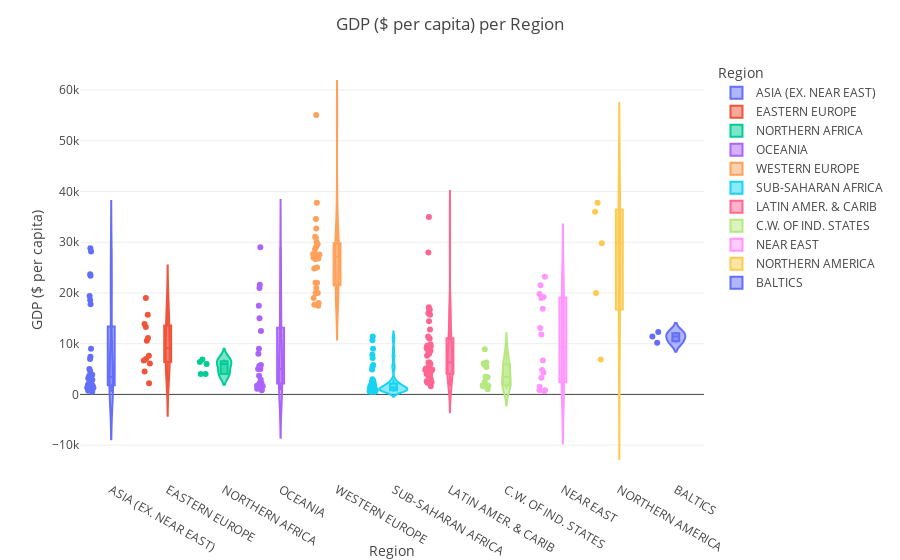
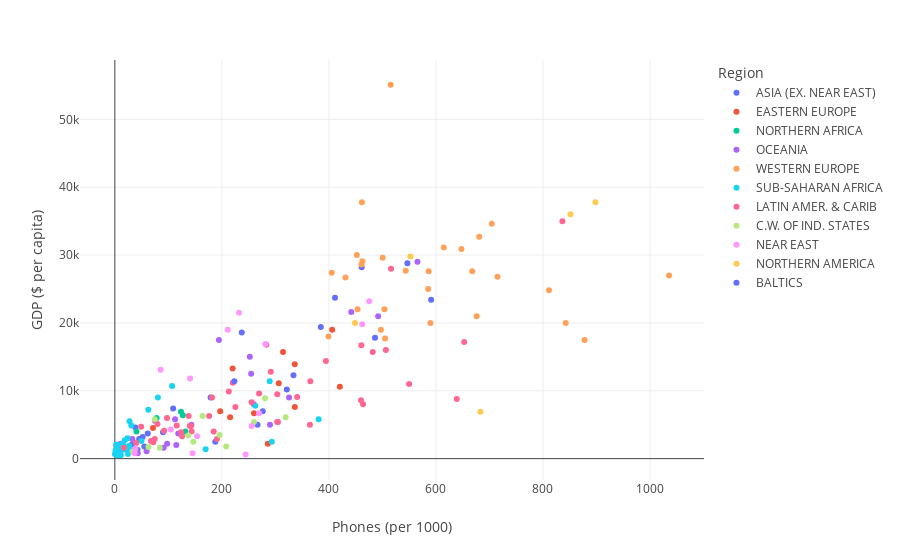
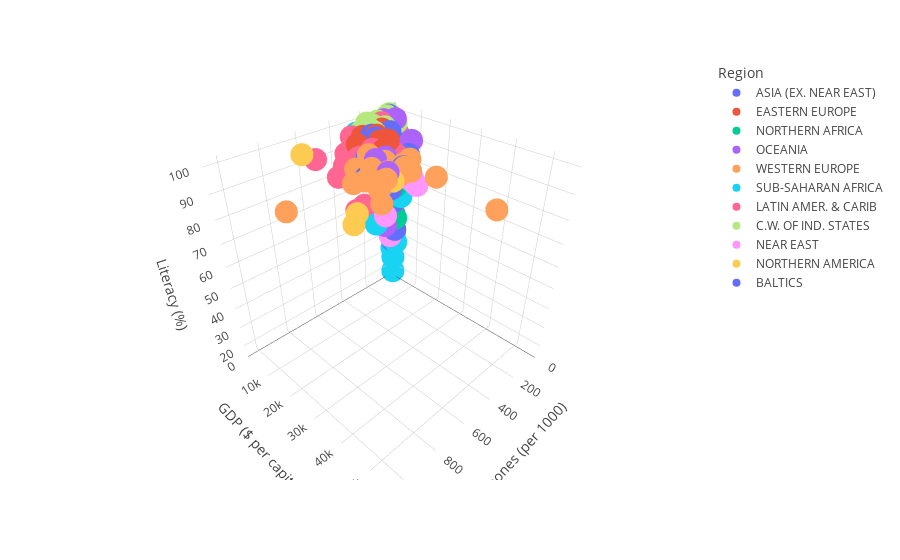

The cell these charts' notebook holds for them, in order:
### Code cell
CountryPlots.violin(CD.countries).show()
CountryPlots.scatter(CD.countries).show()
CountryPlots.scatter_3d(CD.countries).show()

### Figure 1 — Plotly figure (JSON) as saved in the notebook; plotly's stock layout.template omitted (floating-point values rounded to 4 significant figures; data arrays with more than 128 entries replaced by an {"elided": "..."} marker saying what was removed)
{"data": [{"alignmentgroup": "True", "box": {"visible": true}, "customdata": {"elided": "28x19 mixed values"}, "hovertemplate": "Region=%{x}<br>GDP ($ per capita)=%{y}<br>Country=%{customdata[0]}<br>Population=%{customdata[1]}<br>Area (sq. mi.)=%{customdata[2]}<br>Pop. Density (per sq. mi.)=%{customdata[3]}<br>Coastline (coast/area ratio)=%{customdata[4]}<br>Net migration=%{customdata[5]}<br>Infant mortality (per 1000 births)=%{customdata[6]}<br>Literacy (%)=%{customdata[7]}<br>Phones (per 1000)=%{customdata[8]}<br>Arable (%)=%{customdata[9]}<br>Crops (%)=%{customdata[10]}<br>Other (%)=%{customdata[11]}<br>Climate=%{customdata[12]}<br>Birthrate=%{customdata[13]}<br>Deathrate=%{customdata[14]}<br>Agriculture=%{customdata[15]}<br>Industry=%{customdata[16]}<br>Service=%{customdata[17]}<br>Region_Encode=%{customdata[18]}<extra></extra>", "legendgroup": "ASIA (EX. NEAR EAST)", "marker": {"color": "#636efa"}, "name": "ASIA (EX. NEAR EAST)", "offsetgroup": "ASIA (EX. NEAR EAST)", "orientation": "v", "points": "all", "scalegroup": "True", "showlegend": true, "type": "violin", "x": ["ASIA (EX. NEAR EAST)", "ASIA (EX. NEAR EAST)", "ASIA (EX. NEAR EAST)", "ASIA (EX. NEAR EAST)", "ASIA (EX. NEAR EAST)", "ASIA (EX. NEAR EAST)", "ASIA (EX. NEAR EAST)", "ASIA (EX. NEAR EAST)", "ASIA (EX. NEAR EAST)", "ASIA (EX. NEAR EAST)", "ASIA (EX. NEAR EAST)", "ASIA (EX. NEAR EAST)", "ASIA (EX. NEAR EAST)", "ASIA (EX. NEAR EAST)", "ASIA (EX. NEAR EAST)", "ASIA (EX. NEAR EAST)", "ASIA (EX. NEAR EAST)", "ASIA (EX. NEAR EAST)", "ASIA (EX. NEAR EAST)", "ASIA (EX. NEAR EAST)", "ASIA (EX. NEAR EAST)", "ASIA (EX. NEAR EAST)", "ASIA (EX. NEAR EAST)", "ASIA (EX. NEAR EAST)", "ASIA (EX. NEAR EAST)", "ASIA (EX. NEAR EAST)", "ASIA (EX. NEAR EAST)", "ASIA (EX. NEAR EAST)"], "x0": " ", "xaxis": "x", "y": [700, 1900, 1300, 18600, 1800, 1900, 5000, 500, 28800, 2900, 3200, 7000, 28200, 1300, 17800, 1700, 19400, 9000, 3900, 1800, 1400, 2100, 4600, 23700, 3700, 23400, 7400, 2500], "y0": " ", "yaxis": "y"}, {"alignmentgroup": "True", "box": {"visible": true}, "customdata": {"elided": "12x19 mixed values"}, "hovertemplate": "Region=%{x}<br>GDP ($ per capita)=%{y}<br>Country=%{customdata[0]}<br>Population=%{customdata[1]}<br>Area (sq. mi.)=%{customdata[2]}<br>Pop. Density (per sq. mi.)=%{customdata[3]}<br>Coastline (coast/area ratio)=%{customdata[4]}<br>Net migration=%{customdata[5]}<br>Infant mortality (per 1000 births)=%{customdata[6]}<br>Literacy (%)=%{customdata[7]}<br>Phones (per 1000)=%{customdata[8]}<br>Arable (%)=%{customdata[9]}<br>Crops (%)=%{customdata[10]}<br>Other (%)=%{customdata[11]}<br>Climate=%{customdata[12]}<br>Birthrate=%{customdata[13]}<br>Deathrate=%{customdata[14]}<br>Agriculture=%{customdata[15]}<br>Industry=%{customdata[16]}<br>Service=%{customdata[17]}<br>Region_Encode=%{customdata[18]}<extra></extra>", "legendgroup": "EASTERN EUROPE", "marker": {"color": "#EF553B"}, "name": "EASTERN EUROPE", "offsetgroup": "EASTERN EUROPE", "orientation": "v", "points": "all", "scalegroup": "True", "showlegend": true, "type": "violin", "x": ["EASTERN EUROPE", "EASTERN EUROPE", "EASTERN EUROPE", "EASTERN EUROPE", "EASTERN EUROPE", "EASTERN EUROPE", "EASTERN EUROPE", "EASTERN EUROPE", "EASTERN EUROPE", "EASTERN EUROPE", "EASTERN EUROPE", "EASTERN EUROPE"], "x0": " ", "xaxis": "x", "y": [4500, 6100, 7600, 10600, 15700, 13900, 6700, 11100, 7000, 2200, 13300, 19000], "y0": " ", "yaxis": "y"}, {"alignmentgroup": "True", "box": {"visible": true}, "customdata": [["Algeria", 32930091, 2381740, 13.8, 0.04, -0.39, 31, 70, 78.1, 3.22, 0.25, 96.53, 1, 17.14, 4.61, 0.101, 0.6, 0.298, 2], ["Egypt", 78887007, 1001450, 78.8, 0.24, -0.22, 32.59, 57.7, 131.8, 2.87, 0.48, 96.65, 1, 22.94, 5.23, 0.149, 0.357, 0.493, 2], ["Libya", 5900754, 1759540, 3.4, 0.1, 0, 24.6, 82.6, 127.1, 1.03, 0.19, 98.78, null, 26.49, 3.48, 0.076, 0.499, 0.425, 2], ["Morocco", 33241259, 446550, 74.4, 0.41, -0.98, 41.62, 51.7, 40.4, 19.61, 2.17, 78.22, null, 21.98, 5.58, 0.217, 0.357, 0.426, 2], ["Tunisia", 10175014, 163610, 62.2, 0.7, -0.57, 24.77, 74.2, 123.6, 17.86, 13.74, 68.4, 3, 15.52, 5.13, 0.132, 0.318, 0.55, 2], ["Western Sahara", 273008, 266000, 1, 0.42, null, null, null, null, 0.02, 0, 99.98, 1, null, null, null, null, 0.4, 2]], "hovertemplate": "Region=%{x}<br>GDP ($ per capita)=%{y}<br>Country=%{customdata[0]}<br>Population=%{customdata[1]}<br>Area (sq. mi.)=%{customdata[2]}<br>Pop. Density (per sq. mi.)=%{customdata[3]}<br>Coastline (coast/area ratio)=%{customdata[4]}<br>Net migration=%{customdata[5]}<br>Infant mortality (per 1000 births)=%{customdata[6]}<br>Literacy (%)=%{customdata[7]}<br>Phones (per 1000)=%{customdata[8]}<br>Arable (%)=%{customdata[9]}<br>Crops (%)=%{customdata[10]}<br>Other (%)=%{customdata[11]}<br>Climate=%{customdata[12]}<br>Birthrate=%{customdata[13]}<br>Deathrate=%{customdata[14]}<br>Agriculture=%{customdata[15]}<br>Industry=%{customdata[16]}<br>Service=%{customdata[17]}<br>Region_Encode=%{customdata[18]}<extra></extra>", "legendgroup": "NORTHERN AFRICA", "marker": {"color": "#00cc96"}, "name": "NORTHERN AFRICA", "offsetgroup": "NORTHERN AFRICA", "orientation": "v", "points": "all", "scalegroup": "True", "showlegend": true, "type": "violin", "x": ["NORTHERN AFRICA", "NORTHERN AFRICA", "NORTHERN AFRICA", "NORTHERN AFRICA", "NORTHERN AFRICA", "NORTHERN AFRICA"], "x0": " ", "xaxis": "x", "y": [6000, 4000, 6400, 4000, 6900, null], "y0": " ", "yaxis": "y"}, {"alignmentgroup": "True", "box": {"visible": true}, "customdata": {"elided": "21x19 mixed values"}, "hovertemplate": "Region=%{x}<br>GDP ($ per capita)=%{y}<br>Country=%{customdata[0]}<br>Population=%{customdata[1]}<br>Area (sq. mi.)=%{customdata[2]}<br>Pop. Density (per sq. mi.)=%{customdata[3]}<br>Coastline (coast/area ratio)=%{customdata[4]}<br>Net migration=%{customdata[5]}<br>Infant mortality (per 1000 births)=%{customdata[6]}<br>Literacy (%)=%{customdata[7]}<br>Phones (per 1000)=%{customdata[8]}<br>Arable (%)=%{customdata[9]}<br>Crops (%)=%{customdata[10]}<br>Other (%)=%{customdata[11]}<br>Climate=%{customdata[12]}<br>Birthrate=%{customdata[13]}<br>Deathrate=%{customdata[14]}<br>Agriculture=%{customdata[15]}<br>Industry=%{customdata[16]}<br>Service=%{customdata[17]}<br>Region_Encode=%{customdata[18]}<extra></extra>", "legendgroup": "OCEANIA", "marker": {"color": "#ab63fa"}, "name": "OCEANIA", "offsetgroup": "OCEANIA", "orientation": "v", "points": "all", "scalegroup": "True", "showlegend": true, "type": "violin", "x": ["OCEANIA", "OCEANIA", "OCEANIA", "OCEANIA", "OCEANIA", "OCEANIA", "OCEANIA", "OCEANIA", "OCEANIA", "OCEANIA", "OCEANIA", "OCEANIA", "OCEANIA", "OCEANIA", "OCEANIA", "OCEANIA", "OCEANIA", "OCEANIA", "OCEANIA", "OCEANIA", "OCEANIA"], "x0": " ", "xaxis": "x", "y": [8000, 29000, 5000, 5800, 17500, 21000, 800, 1600, 2000, 5000, 15000, 21600, 12500, 9000, 2200, 5600, 1700, 2200, 1100, 2900, 3700], "y0": " ", "yaxis": "y"}, {"alignmentgroup": "True", "box": {"visible": true}, "customdata": {"elided": "28x19 mixed values"}, "hovertemplate": "Region=%{x}<br>GDP ($ per capita)=%{y}<br>Country=%{customdata[0]}<br>Population=%{customdata[1]}<br>Area (sq. mi.)=%{customdata[2]}<br>Pop. Density (per sq. mi.)=%{customdata[3]}<br>Coastline (coast/area ratio)=%{customdata[4]}<br>Net migration=%{customdata[5]}<br>Infant mortality (per 1000 births)=%{customdata[6]}<br>Literacy (%)=%{customdata[7]}<br>Phones (per 1000)=%{customdata[8]}<br>Arable (%)=%{customdata[9]}<br>Crops (%)=%{customdata[10]}<br>Other (%)=%{customdata[11]}<br>Climate=%{customdata[12]}<br>Birthrate=%{customdata[13]}<br>Deathrate=%{customdata[14]}<br>Agriculture=%{customdata[15]}<br>Industry=%{customdata[16]}<br>Service=%{customdata[17]}<br>Region_Encode=%{customdata[18]}<extra></extra>", "legendgroup": "WESTERN EUROPE", "marker": {"color": "#FFA15A"}, "name": "WESTERN EUROPE", "offsetgroup": "WESTERN EUROPE", "orientation": "v", "points": "all", "scalegroup": "True", "showlegend": true, "type": "violin", "x": ["WESTERN EUROPE", "WESTERN EUROPE", "WESTERN EUROPE", "WESTERN EUROPE", "WESTERN EUROPE", "WESTERN EUROPE", "WESTERN EUROPE", "WESTERN EUROPE", "WESTERN EUROPE", "WESTERN EUROPE", "WESTERN EUROPE", "WESTERN EUROPE", "WESTERN EUROPE", "WESTERN EUROPE", "WESTERN EUROPE", "WESTERN EUROPE", "WESTERN EUROPE", "WESTERN EUROPE", "WESTERN EUROPE", "WESTERN EUROPE", "WESTERN EUROPE", "WESTERN EUROPE", "WESTERN EUROPE", "WESTERN EUROPE", "WESTERN EUROPE", "WESTERN EUROPE", "WESTERN EUROPE", "WESTERN EUROPE"], "x0": " ", "xaxis": "x", "y": [19000, 30000, 29100, 31100, 22000, 27400, 27600, 27600, 17500, 20000, 20000, 30900, 29600, 21000, 26700, 24800, 25000, 55100, 17700, 27000, 28600, 37800, 18000, 34600, 22000, 26800, 32700, 27700], "y0": " ", "yaxis": "y"}, {"alignmentgroup": "True", "box": {"visible": true}, "customdata": {"elided": "51x19 mixed values"}, "hovertemplate": "Region=%{x}<br>GDP ($ per capita)=%{y}<br>Country=%{customdata[0]}<br>Population=%{customdata[1]}<br>Area (sq. mi.)=%{customdata[2]}<br>Pop. Density (per sq. mi.)=%{customdata[3]}<br>Coastline (coast/area ratio)=%{customdata[4]}<br>Net migration=%{customdata[5]}<br>Infant mortality (per 1000 births)=%{customdata[6]}<br>Literacy (%)=%{customdata[7]}<br>Phones (per 1000)=%{customdata[8]}<br>Arable (%)=%{customdata[9]}<br>Crops (%)=%{customdata[10]}<br>Other (%)=%{customdata[11]}<br>Climate=%{customdata[12]}<br>Birthrate=%{customdata[13]}<br>Deathrate=%{customdata[14]}<br>Agriculture=%{customdata[15]}<br>Industry=%{customdata[16]}<br>Service=%{customdata[17]}<br>Region_Encode=%{customdata[18]}<extra></extra>", "legendgroup": "SUB-SAHARAN AFRICA", "marker": {"color": "#19d3f3"}, "name": "SUB-SAHARAN AFRICA", "offsetgroup": "SUB-SAHARAN AFRICA", "orientation": "v", "points": "all", "scalegroup": "True", "showlegend": true, "type": "violin", "x": ["SUB-SAHARAN AFRICA", "SUB-SAHARAN AFRICA", "SUB-SAHARAN AFRICA", "SUB-SAHARAN AFRICA", "SUB-SAHARAN AFRICA", "SUB-SAHARAN AFRICA", "SUB-SAHARAN AFRICA", "SUB-SAHARAN AFRICA", "SUB-SAHARAN AFRICA", "SUB-SAHARAN AFRICA", "SUB-SAHARAN AFRICA", "SUB-SAHARAN AFRICA", "SUB-SAHARAN AFRICA", "SUB-SAHARAN AFRICA", "SUB-SAHARAN AFRICA", "SUB-SAHARAN AFRICA", "SUB-SAHARAN AFRICA", "SUB-SAHARAN AFRICA", "SUB-SAHARAN AFRICA", "SUB-SAHARAN AFRICA", "SUB-SAHARAN AFRICA", "SUB-SAHARAN AFRICA", "SUB-SAHARAN AFRICA", "SUB-SAHARAN AFRICA", "SUB-SAHARAN AFRICA", "SUB-SAHARAN AFRICA", "SUB-SAHARAN AFRICA", "SUB-SAHARAN AFRICA", "SUB-SAHARAN AFRICA", "SUB-SAHARAN AFRICA", "SUB-SAHARAN AFRICA", "SUB-SAHARAN AFRICA", "SUB-SAHARAN AFRICA", "SUB-SAHARAN AFRICA", "SUB-SAHARAN AFRICA", "SUB-SAHARAN AFRICA", "SUB-SAHARAN AFRICA", "SUB-SAHARAN AFRICA", "SUB-SAHARAN AFRICA", "SUB-SAHARAN AFRICA", "SUB-SAHARAN AFRICA", "SUB-SAHARAN AFRICA", "SUB-SAHARAN AFRICA", "SUB-SAHARAN AFRICA", "SUB-SAHARAN AFRICA", "SUB-SAHARAN AFRICA", "SUB-SAHARAN AFRICA", "SUB-SAHARAN AFRICA", "SUB-SAHARAN AFRICA", "SUB-SAHARAN AFRICA", "SUB-SAHARAN AFRICA"], "x0": " ", "xaxis": "x", "y": [1900, 1100, 9000, 1100, 600, 1800, 1400, 1100, 1200, 700, 700, 700, 1400, 1300, 2700, 700, 700, 5500, 1700, 2200, 2100, 800, 1000, 3000, 1000, 800, 600, 900, 1800, 11400, 2600, 1200, 7200, 800, 900, 5800, 1300, 2500, 1200, 1600, 7800, 500, 500, 10700, 1900, 4900, 600, 1500, 1400, 800, 1900], "y0": " ", "yaxis": "y"}, {"alignmentgroup": "True", "box": {"visible": true}, "customdata": {"elided": "45x19 mixed values"}, "hovertemplate": "Region=%{x}<br>GDP ($ per capita)=%{y}<br>Country=%{customdata[0]}<br>Population=%{customdata[1]}<br>Area (sq. mi.)=%{customdata[2]}<br>Pop. Density (per sq. mi.)=%{customdata[3]}<br>Coastline (coast/area ratio)=%{customdata[4]}<br>Net migration=%{customdata[5]}<br>Infant mortality (per 1000 births)=%{customdata[6]}<br>Literacy (%)=%{customdata[7]}<br>Phones (per 1000)=%{customdata[8]}<br>Arable (%)=%{customdata[9]}<br>Crops (%)=%{customdata[10]}<br>Other (%)=%{customdata[11]}<br>Climate=%{customdata[12]}<br>Birthrate=%{customdata[13]}<br>Deathrate=%{customdata[14]}<br>Agriculture=%{customdata[15]}<br>Industry=%{customdata[16]}<br>Service=%{customdata[17]}<br>Region_Encode=%{customdata[18]}<extra></extra>", "legendgroup": "LATIN AMER. & CARIB", "marker": {"color": "#FF6692"}, "name": "LATIN AMER. & CARIB", "offsetgroup": "LATIN AMER. & CARIB", "orientation": "v", "points": "all", "scalegroup": "True", "showlegend": true, "type": "violin", "x": ["LATIN AMER. & CARIB", "LATIN AMER. & CARIB", "LATIN AMER. & CARIB", "LATIN AMER. & CARIB", "LATIN AMER. & CARIB", "LATIN AMER. & CARIB", "LATIN AMER. & CARIB", "LATIN AMER. & CARIB", "LATIN AMER. & CARIB", "LATIN AMER. & CARIB", "LATIN AMER. & CARIB", "LATIN AMER. & CARIB", "LATIN AMER. & CARIB", "LATIN AMER. & CARIB", "LATIN AMER. & CARIB", "LATIN AMER. & CARIB", "LATIN AMER. & CARIB", "LATIN AMER. & CARIB", "LATIN AMER. & CARIB", "LATIN AMER. & CARIB", "LATIN AMER. & CARIB", "LATIN AMER. & CARIB", "LATIN AMER. & CARIB", "LATIN AMER. & CARIB", "LATIN AMER. & CARIB", "LATIN AMER. & CARIB", "LATIN AMER. & CARIB", "LATIN AMER. & CARIB", "LATIN AMER. & CARIB", "LATIN AMER. & CARIB", "LATIN AMER. & CARIB", "LATIN AMER. & CARIB", "LATIN AMER. & CARIB", "LATIN AMER. & CARIB", "LATIN AMER. & CARIB", "LATIN AMER. & CARIB", "LATIN AMER. & CARIB", "LATIN AMER. & CARIB", "LATIN AMER. & CARIB", "LATIN AMER. & CARIB", "LATIN AMER. & CARIB", "LATIN AMER. & CARIB", "LATIN AMER. & CARIB", "LATIN AMER. & CARIB", "LATIN AMER. & CARIB"], "x0": " ", "xaxis": "x", "y": [8600, 11000, 11200, 28000, 16700, 15700, 4900, 2400, 7600, 16000, 35000, 9900, 6300, 9100, 2900, 5400, 6000, 3300, 4800, 8300, 5000, 8000, 4100, 4000, 1600, 2600, 3900, 14400, 9000, 3400, 11400, 2300, 6300, 4700, 5100, 16800, 8800, 5400, 2900, 4000, 9500, 9600, 12800, 4800, 17200], "y0": " ", "yaxis": "y"}, {"alignmentgroup": "True", "box": {"visible": true}, "customdata": {"elided": "12x19 mixed values"}, "hovertemplate": "Region=%{x}<br>GDP ($ per capita)=%{y}<br>Country=%{customdata[0]}<br>Population=%{customdata[1]}<br>Area (sq. mi.)=%{customdata[2]}<br>Pop. Density (per sq. mi.)=%{customdata[3]}<br>Coastline (coast/area ratio)=%{customdata[4]}<br>Net migration=%{customdata[5]}<br>Infant mortality (per 1000 births)=%{customdata[6]}<br>Literacy (%)=%{customdata[7]}<br>Phones (per 1000)=%{customdata[8]}<br>Arable (%)=%{customdata[9]}<br>Crops (%)=%{customdata[10]}<br>Other (%)=%{customdata[11]}<br>Climate=%{customdata[12]}<br>Birthrate=%{customdata[13]}<br>Deathrate=%{customdata[14]}<br>Agriculture=%{customdata[15]}<br>Industry=%{customdata[16]}<br>Service=%{customdata[17]}<br>Region_Encode=%{customdata[18]}<extra></extra>", "legendgroup": "C.W. OF IND. STATES", "marker": {"color": "#B6E880"}, "name": "C.W. OF IND. STATES", "offsetgroup": "C.W. OF IND. STATES", "orientation": "v", "points": "all", "scalegroup": "True", "showlegend": true, "type": "violin", "x": ["C.W. OF IND. STATES", "C.W. OF IND. STATES", "C.W. OF IND. STATES", "C.W. OF IND. STATES", "C.W. OF IND. STATES", "C.W. OF IND. STATES", "C.W. OF IND. STATES", "C.W. OF IND. STATES", "C.W. OF IND. STATES", "C.W. OF IND. STATES", "C.W. OF IND. STATES", "C.W. OF IND. STATES"], "x0": " ", "xaxis": "x", "y": [3500, 3400, 6100, 2500, 6300, 1600, 1800, 8900, 1000, 5800, 5400, 1700], "y0": " ", "yaxis": "y"}, {"alignmentgroup": "True", "box": {"visible": true}, "customdata": {"elided": "16x19 mixed values"}, "hovertemplate": "Region=%{x}<br>GDP ($ per capita)=%{y}<br>Country=%{customdata[0]}<br>Population=%{customdata[1]}<br>Area (sq. mi.)=%{customdata[2]}<br>Pop. Density (per sq. mi.)=%{customdata[3]}<br>Coastline (coast/area ratio)=%{customdata[4]}<br>Net migration=%{customdata[5]}<br>Infant mortality (per 1000 births)=%{customdata[6]}<br>Literacy (%)=%{customdata[7]}<br>Phones (per 1000)=%{customdata[8]}<br>Arable (%)=%{customdata[9]}<br>Crops (%)=%{customdata[10]}<br>Other (%)=%{customdata[11]}<br>Climate=%{customdata[12]}<br>Birthrate=%{customdata[13]}<br>Deathrate=%{customdata[14]}<br>Agriculture=%{customdata[15]}<br>Industry=%{customdata[16]}<br>Service=%{customdata[17]}<br>Region_Encode=%{customdata[18]}<extra></extra>", "legendgroup": "NEAR EAST", "marker": {"color": "#FF97FF"}, "name": "NEAR EAST", "offsetgroup": "NEAR EAST", "orientation": "v", "points": "all", "scalegroup": "True", "showlegend": true, "type": "violin", "x": ["NEAR EAST", "NEAR EAST", "NEAR EAST", "NEAR EAST", "NEAR EAST", "NEAR EAST", "NEAR EAST", "NEAR EAST", "NEAR EAST", "NEAR EAST", "NEAR EAST", "NEAR EAST", "NEAR EAST", "NEAR EAST", "NEAR EAST", "NEAR EAST"], "x0": " ", "xaxis": "x", "y": [16900, 19200, 600, 1500, 19800, 4300, 19000, 4800, 13100, 21500, 11800, 3300, 6700, 23200, 800, 800], "y0": " ", "yaxis": "y"}, {"alignmentgroup": "True", "box": {"visible": true}, "customdata": [["Bermuda", 65773, 53, 1241, 194.3, 2.49, 8.53, 98, 851.4, 20, 0, 80, 2, 11.4, 7.74, 0.01, 0.1, 0.89, 9], ["Canada", 33098932, 9984670, 3.3, 2.02, 5.96, 4.75, 97, 552.2, 4.96, 0.02, 95.02, null, 10.78, 7.8, 0.022, 0.294, 0.684, 9], ["Greenland", 56361, 2166086, 0, 2.04, -8.37, 15.82, null, 448.9, 0, 0, 100, 1, 15.93, 7.84, null, null, null, 9], ["St Pierre & Miquelon", 7026, 242, 29, 49.59, -4.86, 7.54, 99, 683.2, 13.04, 0, 86.96, null, 13.52, 6.83, null, null, null, 9], ["United States", 298444215, 9631420, 31, 0.21, 3.41, 6.5, 97, 898, 19.13, 0.22, 80.65, 3, 14.14, 8.26, 0.01, 0.204, 0.787, 9]], "hovertemplate": "Region=%{x}<br>GDP ($ per capita)=%{y}<br>Country=%{customdata[0]}<br>Population=%{customdata[1]}<br>Area (sq. mi.)=%{customdata[2]}<br>Pop. Density (per sq. mi.)=%{customdata[3]}<br>Coastline (coast/area ratio)=%{customdata[4]}<br>Net migration=%{customdata[5]}<br>Infant mortality (per 1000 births)=%{customdata[6]}<br>Literacy (%)=%{customdata[7]}<br>Phones (per 1000)=%{customdata[8]}<br>Arable (%)=%{customdata[9]}<br>Crops (%)=%{customdata[10]}<br>Other (%)=%{customdata[11]}<br>Climate=%{customdata[12]}<br>Birthrate=%{customdata[13]}<br>Deathrate=%{customdata[14]}<br>Agriculture=%{customdata[15]}<br>Industry=%{customdata[16]}<br>Service=%{customdata[17]}<br>Region_Encode=%{customdata[18]}<extra></extra>", "legendgroup": "NORTHERN AMERICA", "marker": {"color": "#FECB52"}, "name": "NORTHERN AMERICA", "offsetgroup": "NORTHERN AMERICA", "orientation": "v", "points": "all", "scalegroup": "True", "showlegend": true, "type": "violin", "x": ["NORTHERN AMERICA", "NORTHERN AMERICA", "NORTHERN AMERICA", "NORTHERN AMERICA", "NORTHERN AMERICA"], "x0": " ", "xaxis": "x", "y": [36000, 29800, 20000, 6900, 37800], "y0": " ", "yaxis": "y"}, {"alignmentgroup": "True", "box": {"visible": true}, "customdata": [["Estonia", 1324333, 45226, 29.3, 8.39, -3.16, 7.87, 99.8, 333.8, 16.04, 0.45, 83.51, 3, 10.04, 13.25, 0.04, 0.294, 0.666, 10], ["Latvia", 2274735, 64589, 35.2, 0.82, -2.23, 9.55, 99.8, 321.4, 29.67, 0.47, 69.86, 3, 9.24, 13.66, 0.04, 0.261, 0.699, 10], ["Lithuania", 3585906, 65200, 55, 0.14, -0.71, 6.89, 99.6, 223.4, 45.22, 0.91, 53.87, null, 8.75, 10.98, 0.055, 0.325, 0.62, 10]], "hovertemplate": "Region=%{x}<br>GDP ($ per capita)=%{y}<br>Country=%{customdata[0]}<br>Population=%{customdata[1]}<br>Area (sq. mi.)=%{customdata[2]}<br>Pop. Density (per sq. mi.)=%{customdata[3]}<br>Coastline (coast/area ratio)=%{customdata[4]}<br>Net migration=%{customdata[5]}<br>Infant mortality (per 1000 births)=%{customdata[6]}<br>Literacy (%)=%{customdata[7]}<br>Phones (per 1000)=%{customdata[8]}<br>Arable (%)=%{customdata[9]}<br>Crops (%)=%{customdata[10]}<br>Other (%)=%{customdata[11]}<br>Climate=%{customdata[12]}<br>Birthrate=%{customdata[13]}<br>Deathrate=%{customdata[14]}<br>Agriculture=%{customdata[15]}<br>Industry=%{customdata[16]}<br>Service=%{customdata[17]}<br>Region_Encode=%{customdata[18]}<extra></extra>", "legendgroup": "BALTICS", "marker": {"color": "#636efa"}, "name": "BALTICS", "offsetgroup": "BALTICS", "orientation": "v", "points": "all", "scalegroup": "True", "showlegend": true, "type": "violin", "x": ["BALTICS", "BALTICS", "BALTICS"], "x0": " ", "xaxis": "x", "y": [12300, 10200, 11400], "y0": " ", "yaxis": "y"}], "layout": {"legend": {"title": {"text": "Region"}, "tracegroupgap": 0}, "margin": {"t": 60}, "title": {"text": "GDP ($ per capita) per Region"}, "violinmode": "overlay", "xaxis": {"anchor": "y", "categoryarray": ["ASIA (EX. NEAR EAST)", "EASTERN EUROPE", "NORTHERN AFRICA", "OCEANIA", "WESTERN EUROPE", "SUB-SAHARAN AFRICA", "LATIN AMER. & CARIB", "C.W. OF IND. STATES", "NEAR EAST", "NORTHERN AMERICA", "BALTICS"], "categoryorder": "array", "domain": [0, 1], "title": {"text": "Region"}}, "yaxis": {"anchor": "x", "domain": [0, 1], "title": {"text": "GDP ($ per capita)"}}}}

### Figure 2 — Plotly figure (JSON) as saved in the notebook; plotly's stock layout.template omitted (floating-point values rounded to 4 significant figures)
{"data": [{"hovertemplate": "Region=ASIA (EX. NEAR EAST)<br>Phones (per 1000)=%{x}<br>GDP ($ per capita)=%{y}<extra></extra>", "legendgroup": "ASIA (EX. NEAR EAST)", "marker": {"color": "#636efa", "symbol": "circle"}, "mode": "markers", "name": "ASIA (EX. NEAR EAST)", "orientation": "v", "showlegend": true, "type": "scatter", "x": [3.2, 7.3, 14.3, 237.2, 10.1, 2.6, 266.7, null, 546.7, 45.4, 52, 276.4, 461.2, 42.4, 486.1, 14.1, 384.9, 179, 90, 55.1, 15.9, 31.8, 38.4, 411.4, 61.5, 591, 108.9, 187.7], "xaxis": "x", "y": [700, 1900, 1300, 18600, 1800, 1900, 5000, 500, 28800, 2900, 3200, 7000, 28200, 1300, 17800, 1700, 19400, 9000, 3900, 1800, 1400, 2100, 4600, 23700, 3700, 23400, 7400, 2500], "yaxis": "y"}, {"hovertemplate": "Region=EASTERN EUROPE<br>Phones (per 1000)=%{x}<br>GDP ($ per capita)=%{y}<extra></extra>", "legendgroup": "EASTERN EUROPE", "marker": {"color": "#EF553B", "symbol": "circle"}, "mode": "markers", "name": "EASTERN EUROPE", "orientation": "v", "showlegend": true, "type": "scatter", "x": [71.2, 215.4, 336.3, 420.4, 314.3, 336.2, 260, 306.3, 196.9, 285.8, 220.1, 406.1], "xaxis": "x", "y": [4500, 6100, 7600, 10600, 15700, 13900, 6700, 11100, 7000, 2200, 13300, 19000], "yaxis": "y"}, {"hovertemplate": "Region=NORTHERN AFRICA<br>Phones (per 1000)=%{x}<br>GDP ($ per capita)=%{y}<extra></extra>", "legendgroup": "NORTHERN AFRICA", "marker": {"color": "#00cc96", "symbol": "circle"}, "mode": "markers", "name": "NORTHERN AFRICA", "orientation": "v", "showlegend": true, "type": "scatter", "x": [78.1, 131.8, 127.1, 40.4, 123.6, null], "xaxis": "x", "y": [6000, 4000, 6400, 4000, 6900, null], "yaxis": "y"}, {"hovertemplate": "Region=OCEANIA<br>Phones (per 1000)=%{x}<br>GDP ($ per capita)=%{y}<extra></extra>", "legendgroup": "OCEANIA", "marker": {"color": "#ab63fa", "symbol": "circle"}, "mode": "markers", "name": "OCEANIA", "orientation": "v", "showlegend": true, "type": "scatter", "x": [259.5, 565.5, 289.9, 112.6, 194.5, 492, 42.7, 91.2, 114.8, 143, 252.2, 441.7, 254.7, 325.6, 10.9, 75.2, 13.4, 97.7, 59.3, 32.6, 118.6], "xaxis": "x", "y": [8000, 29000, 5000, 5800, 17500, 21000, 800, 1600, 2000, 5000, 15000, 21600, 12500, 9000, 2200, 5600, 1700, 2200, 1100, 2900, 3700], "yaxis": "y"}, {"hovertemplate": "Region=WESTERN EUROPE<br>Phones (per 1000)=%{x}<br>GDP ($ per capita)=%{y}<extra></extra>", "legendgroup": "WESTERN EUROPE", "marker": {"color": "#FFA15A", "symbol": "circle"}, "mode": "markers", "name": "WESTERN EUROPE", "orientation": "v", "showlegend": true, "type": "scatter", "x": [497.2, 452.2, 462.6, 614.6, 503.8, 405.3, 586.4, 667.9, 877.7, 589.7, 842.4, 647.7, 500.5, 676, 430.9, 811.3, 585.5, 515.4, 505, 1036.0, 460.8, 461.7, 399.2, 704.3, 453.5, 715, 680.9, 543.5], "xaxis": "x", "y": [19000, 30000, 29100, 31100, 22000, 27400, 27600, 27600, 17500, 20000, 20000, 30900, 29600, 21000, 26700, 24800, 25000, 55100, 17700, 27000, 28600, 37800, 18000, 34600, 22000, 26800, 32700, 27700], "yaxis": "y"}, {"hovertemplate": "Region=SUB-SAHARAN AFRICA<br>Phones (per 1000)=%{x}<br>GDP ($ per capita)=%{y}<extra></extra>", "legendgroup": "SUB-SAHARAN AFRICA", "marker": {"color": "#19d3f3", "symbol": "circle"}, "mode": "markers", "name": "SUB-SAHARAN AFRICA", "orientation": "v", "showlegend": true, "type": "scatter", "x": [7.8, 9.7, 80.5, 7, 3.4, 5.7, 169.6, 2.3, 1.3, 24.5, 0.2, 3.7, 14.6, 22.8, 18.5, 7.9, 8.2, 27.4, 26.8, 14.4, 2.7, 7.4, 8.1, 23.7, 2.3, 3.6, 7.9, 6.4, 12.9, 289.3, 49.7, 3.5, 62.6, 1.9, 9.3, 380.9, 2.7, 293.3, 36.2, 22.2, 262.4, 4, 11.3, 107, 16.3, 30.8, 4, 10.6, 3.6, 8.2, 26.8], "xaxis": "x", "y": [1900, 1100, 9000, 1100, 600, 1800, 1400, 1100, 1200, 700, 700, 700, 1400, 1300, 2700, 700, 700, 5500, 1700, 2200, 2100, 800, 1000, 3000, 1000, 800, 600, 900, 1800, 11400, 2600, 1200, 7200, 800, 900, 5800, 1300, 2500, 1200, 1600, 7800, 500, 500, 10700, 1900, 4900, 600, 1500, 1400, 800, 1900], "yaxis": "y"}, {"hovertemplate": "Region=LATIN AMER. & CARIB<br>Phones (per 1000)=%{x}<br>GDP ($ per capita)=%{y}<extra></extra>", "legendgroup": "LATIN AMER. & CARIB", "marker": {"color": "#FF6692", "symbol": "circle"}, "mode": "markers", "name": "LATIN AMER. & CARIB", "orientation": "v", "showlegend": true, "type": "scatter", "x": [460, 549.9, 220.4, 516.1, 460.6, 481.9, 115.7, 71.9, 225.3, 506.5, 836.3, 213, 176.2, 340.7, 74.7, 304.8, 97.4, 125.6, 142.4, 255.6, 364.5, 463.8, 92.1, 143.5, 16.9, 67.5, 124, 394.4, 181.6, null, 365.3, 39.7, 137.9, 49.2, 79.5, 283.1, 638.9, 303.3, 190.9, 184.7, 303.5, 269.5, 291.4, 140.1, 652.8], "xaxis": "x", "y": [8600, 11000, 11200, 28000, 16700, 15700, 4900, 2400, 7600, 16000, 35000, 9900, 6300, 9100, 2900, 5400, 6000, 3300, 4800, 8300, 5000, 8000, 4100, 4000, 1600, 2600, 3900, 14400, 9000, 3400, 11400, 2300, 6300, 4700, 5100, 16800, 8800, 5400, 2900, 4000, 9500, 9600, 12800, 4800, 17200], "yaxis": "y"}, {"hovertemplate": "Region=C.W. OF IND. STATES<br>Phones (per 1000)=%{x}<br>GDP ($ per capita)=%{y}<extra></extra>", "legendgroup": "C.W. OF IND. STATES", "marker": {"color": "#B6E880", "symbol": "circle"}, "mode": "markers", "name": "C.W. OF IND. STATES", "orientation": "v", "showlegend": true, "type": "scatter", "x": [195.7, 137.1, 319.1, 146.6, 164.1, 84, 208.1, 280.6, 33.5, 74.6, 259.9, 62.9], "xaxis": "x", "y": [3500, 3400, 6100, 2500, 6300, 1600, 1800, 8900, 1000, 5800, 5400, 1700], "yaxis": "y"}, {"hovertemplate": "Region=NEAR EAST<br>Phones (per 1000)=%{x}<br>GDP ($ per capita)=%{y}<extra></extra>", "legendgroup": "NEAR EAST", "marker": {"color": "#FF97FF", "symbol": "circle"}, "mode": "markers", "name": "NEAR EAST", "orientation": "v", "showlegend": true, "type": "scatter", "x": [281.3, null, 244.3, 38.6, 462.3, 104.5, 211, 255.6, 85.5, 232, 140.6, 153.8, 269.5, 475.3, 145.2, 37.2], "xaxis": "x", "y": [16900, 19200, 600, 1500, 19800, 4300, 19000, 4800, 13100, 21500, 11800, 3300, 6700, 23200, 800, 800], "yaxis": "y"}, {"hovertemplate": "Region=NORTHERN AMERICA<br>Phones (per 1000)=%{x}<br>GDP ($ per capita)=%{y}<extra></extra>", "legendgroup": "NORTHERN AMERICA", "marker": {"color": "#FECB52", "symbol": "circle"}, "mode": "markers", "name": "NORTHERN AMERICA", "orientation": "v", "showlegend": true, "type": "scatter", "x": [851.4, 552.2, 448.9, 683.2, 898], "xaxis": "x", "y": [36000, 29800, 20000, 6900, 37800], "yaxis": "y"}, {"hovertemplate": "Region=BALTICS<br>Phones (per 1000)=%{x}<br>GDP ($ per capita)=%{y}<extra></extra>", "legendgroup": "BALTICS", "marker": {"color": "#636efa", "symbol": "circle"}, "mode": "markers", "name": "BALTICS", "orientation": "v", "showlegend": true, "type": "scatter", "x": [333.8, 321.4, 223.4], "xaxis": "x", "y": [12300, 10200, 11400], "yaxis": "y"}], "layout": {"legend": {"title": {"text": "Region"}, "tracegroupgap": 0}, "margin": {"t": 60}, "title": {"text": ""}, "xaxis": {"anchor": "y", "domain": [0, 1], "title": {"text": "Phones (per 1000)"}}, "yaxis": {"anchor": "x", "domain": [0, 1], "title": {"text": "GDP ($ per capita)"}}}}

### Figure 3 — Plotly figure (JSON) as saved in the notebook; plotly's stock layout.template omitted (floating-point values rounded to 4 significant figures)
{"data": [{"hovertemplate": "Region=ASIA (EX. NEAR EAST)<br>Phones (per 1000)=%{x}<br>GDP ($ per capita)=%{y}<br>Literacy (%)=%{z}<extra></extra>", "legendgroup": "ASIA (EX. NEAR EAST)", "marker": {"color": "#636efa", "symbol": "circle"}, "mode": "markers", "name": "ASIA (EX. NEAR EAST)", "scene": "scene", "showlegend": true, "type": "scatter3d", "x": [3.2, 7.3, 14.3, 237.2, 10.1, 2.6, 266.7, null, 546.7, 45.4, 52, 276.4, 461.2, 42.4, 486.1, 14.1, 384.9, 179, 90, 55.1, 15.9, 31.8, 38.4, 411.4, 61.5, 591, 108.9, 187.7], "y": [700, 1900, 1300, 18600, 1800, 1900, 5000, 500, 28800, 2900, 3200, 7000, 28200, 1300, 17800, 1700, 19400, 9000, 3900, 1800, 1400, 2100, 4600, 23700, 3700, 23400, 7400, 2500], "z": [36, 43.1, 42.2, 93.9, 85.3, 69.4, 90.9, 58.6, 93.5, 59.5, 87.9, 79.4, 99, 99, 97.9, 66.4, 94.5, 88.7, 97.2, 97.8, 45.2, 45.7, 92.6, 92.5, 92.3, 96.1, 92.6, 90.3]}, {"hovertemplate": "Region=EASTERN EUROPE<br>Phones (per 1000)=%{x}<br>GDP ($ per capita)=%{y}<br>Literacy (%)=%{z}<extra></extra>", "legendgroup": "EASTERN EUROPE", "marker": {"color": "#EF553B", "symbol": "circle"}, "mode": "markers", "name": "EASTERN EUROPE", "scene": "scene", "showlegend": true, "type": "scatter3d", "x": [71.2, 215.4, 336.3, 420.4, 314.3, 336.2, 260, 306.3, 196.9, 285.8, 220.1, 406.1], "y": [4500, 6100, 7600, 10600, 15700, 13900, 6700, 11100, 7000, 2200, 13300, 19000], "z": [86.5, null, 98.6, 98.5, 99.9, 99.4, null, 99.8, 98.4, 93, null, 99.7]}, {"hovertemplate": "Region=NORTHERN AFRICA<br>Phones (per 1000)=%{x}<br>GDP ($ per capita)=%{y}<br>Literacy (%)=%{z}<extra></extra>", "legendgroup": "NORTHERN AFRICA", "marker": {"color": "#00cc96", "symbol": "circle"}, "mode": "markers", "name": "NORTHERN AFRICA", "scene": "scene", "showlegend": true, "type": "scatter3d", "x": [78.1, 131.8, 127.1, 40.4, 123.6, null], "y": [6000, 4000, 6400, 4000, 6900, null], "z": [70, 57.7, 82.6, 51.7, 74.2, null]}, {"hovertemplate": "Region=OCEANIA<br>Phones (per 1000)=%{x}<br>GDP ($ per capita)=%{y}<br>Literacy (%)=%{z}<extra></extra>", "legendgroup": "OCEANIA", "marker": {"color": "#ab63fa", "symbol": "circle"}, "mode": "markers", "name": "OCEANIA", "scene": "scene", "showlegend": true, "type": "scatter3d", "x": [259.5, 565.5, 289.9, 112.6, 194.5, 492, 42.7, 91.2, 114.8, 143, 252.2, 441.7, 254.7, 325.6, 10.9, 75.2, 13.4, 97.7, 59.3, 32.6, 118.6], "y": [8000, 29000, 5000, 5800, 17500, 21000, 800, 1600, 2000, 5000, 15000, 21600, 12500, 9000, 2200, 5600, 1700, 2200, 1100, 2900, 3700], "z": [97, 100, 95, 93.7, 98, 99, null, 93.7, 89, null, 91, 99, 97, 92, 64.6, 99.7, null, 98.5, null, 53, 50]}, {"hovertemplate": "Region=WESTERN EUROPE<br>Phones (per 1000)=%{x}<br>GDP ($ per capita)=%{y}<br>Literacy (%)=%{z}<extra></extra>", "legendgroup": "WESTERN EUROPE", "marker": {"color": "#FFA15A", "symbol": "circle"}, "mode": "markers", "name": "WESTERN EUROPE", "scene": "scene", "showlegend": true, "type": "scatter3d", "x": [497.2, 452.2, 462.6, 614.6, 503.8, 405.3, 586.4, 667.9, 877.7, 589.7, 842.4, 647.7, 500.5, 676, 430.9, 811.3, 585.5, 515.4, 505, 1036.0, 460.8, 461.7, 399.2, 704.3, 453.5, 715, 680.9, 543.5], "y": [19000, 30000, 29100, 31100, 22000, 27400, 27600, 27600, 17500, 20000, 20000, 30900, 29600, 21000, 26700, 24800, 25000, 55100, 17700, 27000, 28600, 37800, 18000, 34600, 22000, 26800, 32700, 27700], "z": [100, 98, 98, 100, null, 100, 99, 99, null, 97.5, null, 99.9, 98, null, 98.6, null, 100, 100, 92.8, 99, 99, 100, 93.3, 96, 97.9, 99, 99, 99]}, {"hovertemplate": "Region=SUB-SAHARAN AFRICA<br>Phones (per 1000)=%{x}<br>GDP ($ per capita)=%{y}<br>Literacy (%)=%{z}<extra></extra>", "legendgroup": "SUB-SAHARAN AFRICA", "marker": {"color": "#19d3f3", "symbol": "circle"}, "mode": "markers", "name": "SUB-SAHARAN AFRICA", "scene": "scene", "showlegend": true, "type": "scatter3d", "x": [7.8, 9.7, 80.5, 7, 3.4, 5.7, 169.6, 2.3, 1.3, 24.5, 0.2, 3.7, 14.6, 22.8, 18.5, 7.9, 8.2, 27.4, 26.8, 14.4, 2.7, 7.4, 8.1, 23.7, 2.3, 3.6, 7.9, 6.4, 12.9, 289.3, 49.7, 3.5, 62.6, 1.9, 9.3, 380.9, 2.7, 293.3, 36.2, 22.2, 262.4, 4, 11.3, 107, 16.3, 30.8, 4, 10.6, 3.6, 8.2, 26.8], "y": [1900, 1100, 9000, 1100, 600, 1800, 1400, 1100, 1200, 700, 700, 700, 1400, 1300, 2700, 700, 700, 5500, 1700, 2200, 2100, 800, 1000, 3000, 1000, 800, 600, 900, 1800, 11400, 2600, 1200, 7200, 800, 900, 5800, 1300, 2500, 1200, 1600, 7800, 500, 500, 10700, 1900, 4900, 600, 1500, 1400, 800, 1900], "z": [42, 40.9, 79.8, 26.6, 51.6, 79, 76.6, 51, 47.5, 56.5, 65.5, 83.8, 50.9, 67.9, 85.7, 58.6, 42.7, 63.2, 40.1, 74.8, 35.9, 42.4, 85.1, 84.8, 57.5, 68.9, 62.7, 46.4, 41.7, 85.6, null, 47.8, 84, 17.6, 68, 88.9, 70.4, 97, 79.3, 40.2, 58, 31.4, 37.8, 86.4, 61.1, 81.6, 78.2, 60.9, 69.9, 80.6, 90.7]}, {"hovertemplate": "Region=LATIN AMER. & CARIB<br>Phones (per 1000)=%{x}<br>GDP ($ per capita)=%{y}<br>Literacy (%)=%{z}<extra></extra>", "legendgroup": "LATIN AMER. & CARIB", "marker": {"color": "#FF6692", "symbol": "circle"}, "mode": "markers", "name": "LATIN AMER. & CARIB", "scene": "scene", "showlegend": true, "type": "scatter3d", "x": [460, 549.9, 220.4, 516.1, 460.6, 481.9, 115.7, 71.9, 225.3, 506.5, 836.3, 213, 176.2, 340.7, 74.7, 304.8, 97.4, 125.6, 142.4, 255.6, 364.5, 463.8, 92.1, 143.5, 16.9, 67.5, 124, 394.4, 181.6, null, 365.3, 39.7, 137.9, 49.2, 79.5, 283.1, 638.9, 303.3, 190.9, 184.7, 303.5, 269.5, 291.4, 140.1, 652.8], "y": [8600, 11000, 11200, 28000, 16700, 15700, 4900, 2400, 7600, 16000, 35000, 9900, 6300, 9100, 2900, 5400, 6000, 3300, 4800, 8300, 5000, 8000, 4100, 4000, 1600, 2600, 3900, 14400, 9000, 3400, 11400, 2300, 6300, 4700, 5100, 16800, 8800, 5400, 2900, 4000, 9500, 9600, 12800, 4800, 17200], "z": [95, 89, 97.1, 97, 95.6, 97.4, 94.1, 87.2, 86.4, 97.8, 98, 96.2, 92.5, 96, 97, 94, 84.7, 92.5, 80.2, 83, 98, 90, 70.6, 98.8, 52.9, 76.2, 87.9, 97.7, 92.2, 97, 96.7, 67.5, 92.6, 94, 90.9, 94.1, 97, 67, 96, 93, 98.6, 98, 98, 93.4, null]}, {"hovertemplate": "Region=C.W. OF IND. STATES<br>Phones (per 1000)=%{x}<br>GDP ($ per capita)=%{y}<br>Literacy (%)=%{z}<extra></extra>", "legendgroup": "C.W. OF IND. STATES", "marker": {"color": "#B6E880", "symbol": "circle"}, "mode": "markers", "name": "C.W. OF IND. STATES", "scene": "scene", "showlegend": true, "type": "scatter3d", "x": [195.7, 137.1, 319.1, 146.6, 164.1, 84, 208.1, 280.6, 33.5, 74.6, 259.9, 62.9], "y": [3500, 3400, 6100, 2500, 6300, 1600, 1800, 8900, 1000, 5800, 5400, 1700], "z": [98.6, 97, 99.6, 99, 98.4, 97, 99.1, 99.6, 99.4, 98, 99.7, 99.3]}, {"hovertemplate": "Region=NEAR EAST<br>Phones (per 1000)=%{x}<br>GDP ($ per capita)=%{y}<br>Literacy (%)=%{z}<extra></extra>", "legendgroup": "NEAR EAST", "marker": {"color": "#FF97FF", "symbol": "circle"}, "mode": "markers", "name": "NEAR EAST", "scene": "scene", "showlegend": true, "type": "scatter3d", "x": [281.3, null, 244.3, 38.6, 462.3, 104.5, 211, 255.6, 85.5, 232, 140.6, 153.8, 269.5, 475.3, 145.2, 37.2], "y": [16900, 19200, 600, 1500, 19800, 4300, 19000, 4800, 13100, 21500, 11800, 3300, 6700, 23200, 800, 800], "z": [89.1, 97.6, null, 40.4, 95.4, 91.3, 83.5, 87.4, 75.8, 82.5, 78.8, 76.9, 86.5, 77.9, null, 50.2]}, {"hovertemplate": "Region=NORTHERN AMERICA<br>Phones (per 1000)=%{x}<br>GDP ($ per capita)=%{y}<br>Literacy (%)=%{z}<extra></extra>", "legendgroup": "NORTHERN AMERICA", "marker": {"color": "#FECB52", "symbol": "circle"}, "mode": "markers", "name": "NORTHERN AMERICA", "scene": "scene", "showlegend": true, "type": "scatter3d", "x": [851.4, 552.2, 448.9, 683.2, 898], "y": [36000, 29800, 20000, 6900, 37800], "z": [98, 97, null, 99, 97]}, {"hovertemplate": "Region=BALTICS<br>Phones (per 1000)=%{x}<br>GDP ($ per capita)=%{y}<br>Literacy (%)=%{z}<extra></extra>", "legendgroup": "BALTICS", "marker": {"color": "#636efa", "symbol": "circle"}, "mode": "markers", "name": "BALTICS", "scene": "scene", "showlegend": true, "type": "scatter3d", "x": [333.8, 321.4, 223.4], "y": [12300, 10200, 11400], "z": [99.8, 99.8, 99.6]}], "layout": {"legend": {"title": {"text": "Region"}, "tracegroupgap": 0}, "margin": {"t": 60}, "scene": {"domain": {"x": [0, 1], "y": [0, 1]}, "xaxis": {"title": {"text": "Phones (per 1000)"}}, "yaxis": {"title": {"text": "GDP ($ per capita)"}}, "zaxis": {"title": {"text": "Literacy (%)"}}}, "title": {"text": ""}}}
